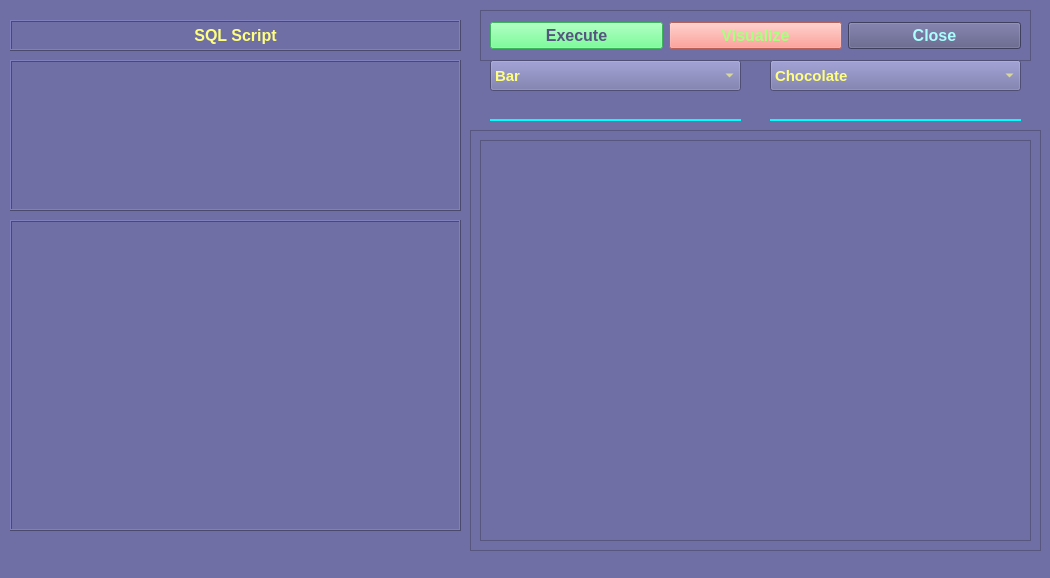
<?xml version="1.0" encoding="UTF-8"?>
<ui version="4.0">
 <class>MainWindow</class>
 <widget class="QMainWindow" name="MainWindow">
  <property name="geometry">
   <rect>
    <x>0</x>
    <y>0</y>
    <width>1050</width>
    <height>578</height>
   </rect>
  </property>
  <property name="windowTitle">
   <string>MainWindow</string>
  </property>
  <property name="styleSheet">
   <string notr="true">background-color: rgb(111, 111, 165);</string>
  </property>
  <widget class="QWidget" name="centralwidget">
   <widget class="QTableWidget" name="table_widget">
    <property name="geometry">
     <rect>
      <x>10</x>
      <y>220</y>
      <width>451</width>
      <height>311</height>
     </rect>
    </property>
    <property name="font">
     <font>
      <pointsize>10</pointsize>
     </font>
    </property>
    <property name="styleSheet">
     <string notr="true">color: rgb(208, 208, 156);</string>
    </property>
    <property name="frameShape">
     <enum>QFrame::Box</enum>
    </property>
    <property name="frameShadow">
     <enum>QFrame::Raised</enum>
    </property>
   </widget>
   <widget class="QLabel" name="outcome_label">
    <property name="geometry">
     <rect>
      <x>10</x>
      <y>20</y>
      <width>451</width>
      <height>31</height>
     </rect>
    </property>
    <property name="font">
     <font>
      <pointsize>12</pointsize>
      <weight>75</weight>
      <bold>true</bold>
     </font>
    </property>
    <property name="styleSheet">
     <string notr="true">color: rgb(255, 255, 127);</string>
    </property>
    <property name="frameShape">
     <enum>QFrame::Box</enum>
    </property>
    <property name="frameShadow">
     <enum>QFrame::Raised</enum>
    </property>
    <property name="text">
     <string>SQL Script</string>
    </property>
    <property name="alignment">
     <set>Qt::AlignCenter</set>
    </property>
   </widget>
   <widget class="QFrame" name="down_frame">
    <property name="geometry">
     <rect>
      <x>470</x>
      <y>130</y>
      <width>571</width>
      <height>421</height>
     </rect>
    </property>
    <property name="frameShape">
     <enum>QFrame::StyledPanel</enum>
    </property>
    <property name="frameShadow">
     <enum>QFrame::Raised</enum>
    </property>
    <layout class="QHBoxLayout" name="horizontalLayout">
     <item>
      <widget class="QFrame" name="over_frame">
       <property name="frameShape">
        <enum>QFrame::StyledPanel</enum>
       </property>
       <property name="frameShadow">
        <enum>QFrame::Raised</enum>
       </property>
      </widget>
     </item>
    </layout>
   </widget>
   <widget class="QTextEdit" name="text_edit">
    <property name="geometry">
     <rect>
      <x>10</x>
      <y>60</y>
      <width>451</width>
      <height>151</height>
     </rect>
    </property>
    <property name="font">
     <font>
      <pointsize>12</pointsize>
      <weight>75</weight>
      <bold>true</bold>
     </font>
    </property>
    <property name="styleSheet">
     <string notr="true">color: rgb(255, 255, 127);</string>
    </property>
    <property name="frameShape">
     <enum>QFrame::Box</enum>
    </property>
    <property name="frameShadow">
     <enum>QFrame::Raised</enum>
    </property>
    <property name="html">
     <string>&lt;!DOCTYPE HTML PUBLIC &quot;-//W3C//DTD HTML 4.0//EN&quot; &quot;http://www.w3.org/TR/REC-html40/strict.dtd&quot;&gt;
&lt;html&gt;&lt;head&gt;&lt;meta name=&quot;qrichtext&quot; content=&quot;1&quot; /&gt;&lt;style type=&quot;text/css&quot;&gt;
p, li { white-space: pre-wrap; }
&lt;/style&gt;&lt;/head&gt;&lt;body style=&quot; font-family:'MS Shell Dlg 2'; font-size:12pt; font-weight:600; font-style:normal;&quot;&gt;
&lt;p style=&quot;-qt-paragraph-type:empty; margin-top:0px; margin-bottom:0px; margin-left:0px; margin-right:0px; -qt-block-indent:0; text-indent:0px; font-size:8.25pt; font-weight:400;&quot;&gt;&lt;br /&gt;&lt;/p&gt;&lt;/body&gt;&lt;/html&gt;</string>
    </property>
   </widget>
   <widget class="QFrame" name="command_frame">
    <property name="geometry">
     <rect>
      <x>480</x>
      <y>10</y>
      <width>551</width>
      <height>51</height>
     </rect>
    </property>
    <property name="frameShape">
     <enum>QFrame::StyledPanel</enum>
    </property>
    <property name="frameShadow">
     <enum>QFrame::Raised</enum>
    </property>
    <layout class="QHBoxLayout" name="horizontalLayout_2">
     <item>
      <widget class="QPushButton" name="exec_button">
       <property name="font">
        <font>
         <pointsize>12</pointsize>
         <weight>75</weight>
         <bold>true</bold>
        </font>
       </property>
       <property name="styleSheet">
        <string notr="true">background-color: rgb(85, 255, 127);
color: rgb(85, 85, 127);</string>
       </property>
       <property name="text">
        <string>Execute</string>
       </property>
      </widget>
     </item>
     <item>
      <widget class="QPushButton" name="show_button">
       <property name="font">
        <font>
         <pointsize>12</pointsize>
         <weight>75</weight>
         <bold>true</bold>
        </font>
       </property>
       <property name="styleSheet">
        <string notr="true">background-color: rgb(255, 134, 123);
color: rgb(170, 255, 127);</string>
       </property>
       <property name="text">
        <string>Visualize</string>
       </property>
      </widget>
     </item>
     <item>
      <widget class="QPushButton" name="close_button">
       <property name="font">
        <font>
         <pointsize>12</pointsize>
         <weight>75</weight>
         <bold>true</bold>
        </font>
       </property>
       <property name="styleSheet">
        <string notr="true">color: rgb(170, 255, 255);
background-color: rgb(88, 88, 131);</string>
       </property>
       <property name="text">
        <string>Close</string>
       </property>
      </widget>
     </item>
    </layout>
   </widget>
   <widget class="QComboBox" name="chart_box">
    <property name="geometry">
     <rect>
      <x>490</x>
      <y>60</y>
      <width>251</width>
      <height>31</height>
     </rect>
    </property>
    <property name="font">
     <font>
      <pointsize>11</pointsize>
      <weight>75</weight>
      <bold>true</bold>
     </font>
    </property>
    <property name="styleSheet">
     <string notr="true">color: rgb(255, 255, 127);</string>
    </property>
    <item>
     <property name="text">
      <string>Bar</string>
     </property>
    </item>
    <item>
     <property name="text">
      <string>Barh</string>
     </property>
    </item>
    <item>
     <property name="text">
      <string>Pie</string>
     </property>
    </item>
   </widget>
   <widget class="QComboBox" name="color_box">
    <property name="geometry">
     <rect>
      <x>770</x>
      <y>60</y>
      <width>251</width>
      <height>31</height>
     </rect>
    </property>
    <property name="font">
     <font>
      <pointsize>11</pointsize>
      <weight>75</weight>
      <bold>true</bold>
     </font>
    </property>
    <property name="styleSheet">
     <string notr="true">color: rgb(255, 255, 127);</string>
    </property>
    <item>
     <property name="text">
      <string>Chocolate</string>
     </property>
    </item>
    <item>
     <property name="text">
      <string>Red</string>
     </property>
    </item>
    <item>
     <property name="text">
      <string>Purple</string>
     </property>
    </item>
    <item>
     <property name="text">
      <string>Gray</string>
     </property>
    </item>
   </widget>
   <widget class="QLineEdit" name="x_line">
    <property name="geometry">
     <rect>
      <x>490</x>
      <y>90</y>
      <width>251</width>
      <height>31</height>
     </rect>
    </property>
    <property name="font">
     <font>
      <family>MS Shell Dlg 2</family>
      <pointsize>12</pointsize>
      <weight>75</weight>
      <italic>false</italic>
      <bold>true</bold>
     </font>
    </property>
    <property name="styleSheet">
     <string notr="true">background-color: rgba(0, 0, 0, 0);
border:none;
border-bottom: 2px solid;
border-bottom-color: rgb(0, 255, 255);
color: rgb(242, 245, 147);</string>
    </property>
    <property name="alignment">
     <set>Qt::AlignLeading|Qt::AlignLeft|Qt::AlignVCenter</set>
    </property>
   </widget>
   <widget class="QLineEdit" name="y_line">
    <property name="geometry">
     <rect>
      <x>770</x>
      <y>90</y>
      <width>251</width>
      <height>31</height>
     </rect>
    </property>
    <property name="font">
     <font>
      <family>MS Shell Dlg 2</family>
      <pointsize>12</pointsize>
      <weight>75</weight>
      <italic>false</italic>
      <bold>true</bold>
     </font>
    </property>
    <property name="styleSheet">
     <string notr="true">background-color: rgba(0, 0, 0, 0);
border:none;
border-bottom: 2px solid;
border-bottom-color: rgb(0, 255, 255);
color: rgb(242, 245, 147);</string>
    </property>
    <property name="alignment">
     <set>Qt::AlignLeading|Qt::AlignLeft|Qt::AlignVCenter</set>
    </property>
   </widget>
  </widget>
  <widget class="QStatusBar" name="statusbar"/>
 </widget>
 <resources/>
 <connections/>
</ui>
